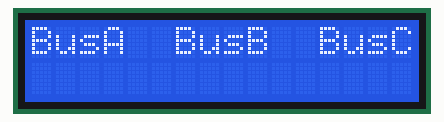
This sketch was run on a simulated Arduino Uno, built with avr-gcc and run on an emulated ATmega328P. Parts: 16×2 character LCD. What the sketch prints to the serial monitor is not drawn.

Above: at 0.1 s.
At 1.1 s:
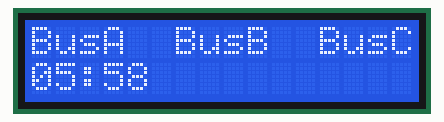

The sketch:

lcd-countdown.ino
```cpp
#include<LiquidCrystal.h>
const int rs = 8, en = 2, d4 = 4, d5 = 5, d6 = 6, d7 = 7;
LiquidCrystal lcd(rs, en, d4, d5, d6, d7);
void setup()
{
  lcd.begin(16,2);
lcd.print("hello world");
  Serial.begin(9600);   // Initiate a serial communication
lcd.clear();
lcd.setCursor(0,0);
lcd.print("BusA");
lcd.setCursor(6,0);
lcd.print("BusB");
lcd.setCursor(12,0);
lcd.print("BusC");
}
int timer(int x,int r,int r1,int r2,int r3,int r4)
 {
int S = 59; // count seconds
int M = x; // count minutes

 S--;
 delay(1000);

 if(S<0)
 {
   M--;
   S=59;
 }
 if(M<0)
 {
   M=x;
 }
 if(M>5)
 {
   lcd.setCursor(r,1);
   lcd.print(M);
 }
 else
 {
   lcd.setCursor(r,1);
   lcd.print("0");
   lcd.setCursor(r1,1);
   lcd.print(M);
   lcd.setCursor(r2,1);
   lcd.print(":");
 }

 if(S>0)
 {
   lcd.setCursor(r3,1);
   lcd.print(S);
 }
 else
 {
   lcd.setCursor(r3,1);
   lcd.print("0");
   lcd.setCursor(r4,1);
   lcd.print(S);

 }
}
void loop()
{
  Serial.println("lcd timer");
  timer(5,0,1,2,3,4);
}
```
